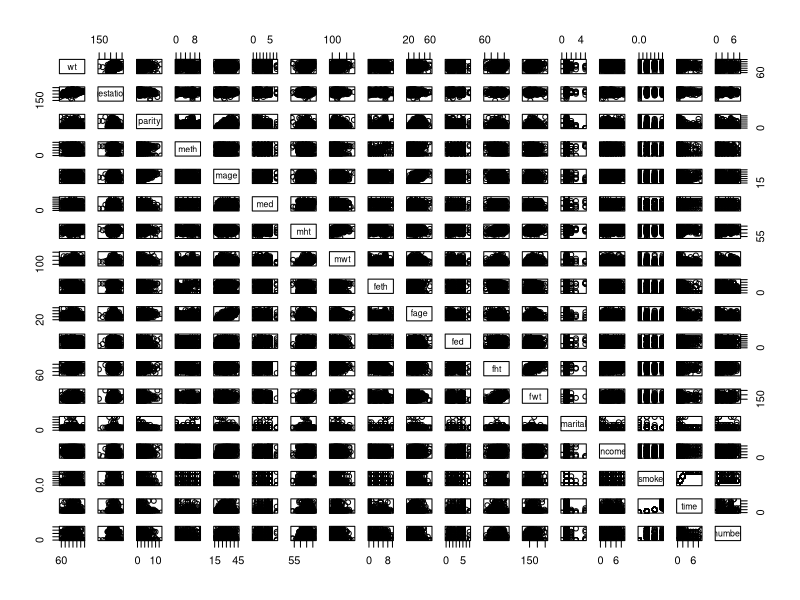

Reproduce this figure in R.
## ---- chunk 1
knitr::opts_chunk$set(echo = TRUE)
## ---- chunk 2
# read in data
births = read.csv("chds_births.csv")
births
head(births)
summary(births)
m = lm(wt ~ ., data = births)
summary(m)

pairs(births)
